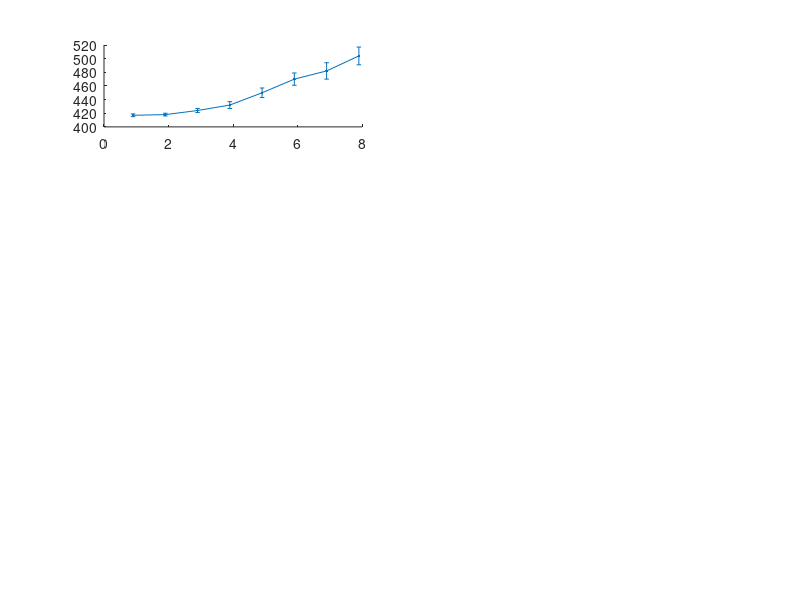

Recreate this plot in MATLAB. (Note: this script raises an error after producing the figure.)
% Script to plot the results of simulation of Huettel et al (2002) data.
% This code is for the "dynamic belief models" (using HMM). The prior
% volatility is not fitted, instead, we took the best-fitting value 
% obtained with Squires et al data.
%
% Copyright 2016 Florent Meyniel & Maxime Maheu 

% Clear the place
clear; close('all');

% Load data
load Huettel2002_SimulationHMM_Results

figure(1); clf;
set(gcf, 'Color', ones(1,3));

% PLOT ORIGINAL DATA BY HUETTEL ET AL 2002
load Huettel2002data.mat

subplot(4,2,1);
errorbar((1:8) - 0.1, rep_seq_viol_mean, rep_seq_viol_sem, '.-', 'Color', ...
    [0 0 0],     'LineWidth', 2, 'MarkerSize', 25); 
hold('on');
errorbar((1:8) + 0.1, rep_seq_cont_mean, rep_seq_cont_sem, '.-', 'Color', ...
    0.5*[1 1 1], 'LineWidth', 2, 'MarkerSize', 25);
legend({'violation', 'continuation'}, 'Location', 'NorthWest');
xlabel('streak length'); ylabel('RT (ms)'); title('REPETITIONS');
ylim([350 550]); 
set(gca, 'XTick', 1:8); box off
xlim([0 8+1])

subplot(4,2,2);
errorbar((1:8) - 0.1, alt_seq_viol_mean, alt_seq_viol_sem, '.-', 'Color', ...
    [0 0 0],     'LineWidth', 2, 'MarkerSize', 25); 
hold('on');
errorbar((1:8) + 0.1, alt_seq_cont_mean, alt_seq_cont_sem, '.-', 'Color', ...
    0.5*[1 1 1], 'LineWidth', 2, 'MarkerSize', 25);
legend({'violation', 'continuation'}, 'Location', 'NorthWest');
xlabel('streak length'); ylabel('RT (ms)'); title('ALTERNATIONS');
ylim([350 550]); 
set(gca, 'XTick', 1:8); box off
xlim([0 8+1])


for iObs = 1:3

    % PLOT RESULTS FOR REPETITIONS
    % ~~~~~~~~~~~~~~~~~~~~~~~~~~~~
    subplot(4,2,3+(iObs-1)*2);
    errorbar((1:maxrep) - 0.1, mrep_viol(iObs,:), srep_viol(iObs,:), ...
        '.-', 'Color', [0 0 0],     'LineWidth', 2, 'MarkerSize', 25); 
    hold('on');
    errorbar((1:maxrep) + 0.1, mrep_cont(iObs,:), srep_cont(iObs,:), ...
        '.-', 'Color', 0.5*[1 1 1], 'LineWidth', 2, 'MarkerSize', 25);
    hold on
    errorbar((1:maxrep) - 0.1, mrep_viol(iObs,:), srep_viol(iObs,:), ...
        'Color', zeros(1,3), 'LineWidth', 2);
    xlabel('streak length'); ylabel({ObsName{iObs}; 'surprise'})
    ylim([0, 2.5]);
    set(gca, 'XTick', 1:8); box off
    xlim([0 maxrep+1])
    
    % PLOT RESULTS FOR ALTERNATIONS
    % ~~~~~~~~~~~~~~~~~~~~~~~~~~~~~
    subplot(4,2,4+(iObs-1)*2);
    errorbar((2:maxrep) - 0.1, malt_viol(iObs, 2:end), salt_viol(iObs, 2:end), ...
        '.-', 'Color', [0 0 0],     'LineWidth', 2, 'MarkerSize', 25); 
    hold('on');
    errorbar((2:maxrep) + 0.1, malt_cont(iObs, 2:end), salt_cont(iObs, 2:end), ...
        '.-', 'Color', 0.5*[1 1 1], 'LineWidth', 2, 'MarkerSize', 25);
    xlabel('streak length'); ylabel('surprise');
    ylim([0, 2.5]);
    set(gca, 'XTick', 1:8); box off
    xlim([0 maxrep+1])
end
